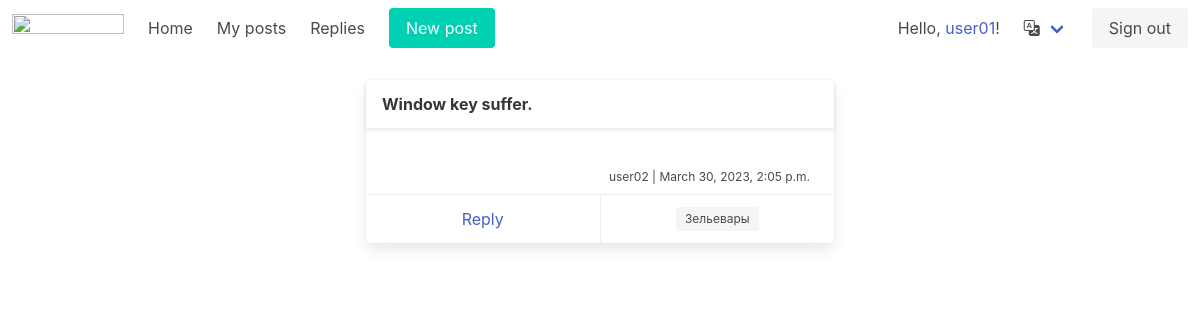
The app's page /post/1/ (signed in) with its own data.
### users/models.py (models this page shows, shortened)
class User(AbstractUser):
    activated = models.BooleanField(default=False)
    subscriber = models.BooleanField(default=False)

### boardapp/models.py (models this page shows, shortened)
class Post(models.Model):
    author = models.ForeignKey(settings.AUTH_USER_MODEL, on_delete=models.CASCADE, verbose_name=_('Name'))
    title = models.CharField(max_length=255, verbose_name=_('Title'))
    text = tinymce_models.HTMLField(verbose_name=_('Text'))
    category = models.ForeignKey(Category, on_delete=models.RESTRICT, verbose_name=_('Category'))
    date = models.DateTimeField(auto_now_add=True, verbose_name=_('Date'))
    archived = models.BooleanField(default=False, verbose_name=_('Archived'))
    class Meta:
        verbose_name = _('Post')
        verbose_name_plural = _('Posts')

class Category(models.Model):
    name = models.CharField(max_length=50, unique=True, verbose_name=_('Name'))
    def __str__(self):
        return f'{self.name}'
    class Meta:
        verbose_name = _('Category')
        verbose_name_plural = _('Сategories')

### boardapp/views.py (the view)
# urls.py: path('post/<int:pk>/', PostDetailView.as_view(), name='post_detail'),
class PostDetailView(DetailView):
    model = Post
    template_name = 'post_detail.html'

### boardapp/templatetags/custom_filters.py (called while the page is built)
@register.simple_tag(takes_context=True)
def url_replace(context, **kwargs):
    _dict = context['request'].GET.copy()
    for key, value in kwargs.items():
        _dict[key] = value
    return _dict.urlencode()

### templates/post_detail.html (shortened to what this page needs)
{% extends 'base/base.html' %}
{% block content %}
<br>
<div class="columns is-centered">
    <div class="column is-half">
        {% include 'post_card.html' %}
    </div>
</div>
{% endblock content %}

### templates/base/navbar.html (shortened to what this page needs)
{% load i18n %}
<nav class="navbar" role="navigation" aria-label="main navigation">
  <div class="navbar-brand">
    <a class="navbar-item" href="https://bulma.io">
      <img src="https://bulma.io/images/bulma-logo.png" width="112" height="28">
    </a>
  </div>
  <div id="navbarBasicExample" class="navbar-menu">
    <div class="navbar-start">
      <a href="{% url 'home' %}" class="navbar-item">
        {% trans "Home" %}
      </a>
      {% if user.is_authenticated %}
      <a href="{% url 'user_posts' %}" class="navbar-item">
        {% trans "My posts" %}</a>
      <a href="{% url 'replies' %}?accepted=false" class="navbar-item">
        {% trans "Replies" %}</a>
      {% endif %}
      <div class="navbar-item">
          <p class="control">
            <a class="button is-primary" href="{% url 'post_create' %}">
              <span>{% trans "New post" %}</span>
            </a>
          </p>
      </div>
      </div>
    <div class="navbar-end">
      {% if user.is_authenticated %}
      <p class="navbar-item">{% trans "Hello" %},&nbsp;<a href="{% url 'profile' %}">{{ user }}</a>!</p>
      {% endif %}
      <div class="navbar-item has-dropdown is-hoverable">
        <a class="navbar-link">
          <i class="bi bi-translate"></i>
        </a>
      </div>
      <div class="navbar-item">
        <div class="buttons">
          {% if not user.is_authenticated %}
          <a href="{% url 'signup' %}" class="button is-primary"><strong>{% trans "Sign up" %}</strong></a>
          <a href="{% url 'login' %}" class="button is-light">{% trans "Sign in" %}</a>
          {% else %}
          <a href="{% url 'logout' %}" class="button is-light">{% trans "Sign out" %}</a>
          {% endif %}
        </div>
      </div>
    </div>
  </div>
</nav>

### templates/post_card.html (shortened to what this page needs)
{% load i18n %}
{% load custom_filters %}
<div class="card mb-5">
  <header class="card-header">
    <p class="card-header-title">{{ post.title }}</p>
  </header>
  <div class="card-content pb-2">
    <div class="content">
      <p class="has-text-right is-size-7">{{ post.author }} | {{ post.date }}</p>
    </div>
  </div>
  <footer class="card-footer">
    {% block card-action %}
    {% if post.author == user %}
    <a href="{% url 'replies' %}?post={{ post.pk }}" class="card-footer-item">{% trans "Replies" %}</a>
    {% if not post.archived %}
    <a href="{% url 'post_edit' pk=post.pk %}" class="card-footer-item">{% trans "Edit" %}</a>
    {% else %}
    <p class="card-footer-item">
      <span class="tag">{% trans "Archived" %}</span>
    </p>
    {% endif %}
    <a href="{% url 'post_delete' pk=post.pk %}" class="card-footer-item">{% trans "Delete" %}</a>
    {% else %}
    <a href="{% url 'reply_create' post=post.pk %}" class="card-footer-item">
      {% trans "Reply" context "button" %}</a>
    {% endif %}
    <a href="?{% url_replace category=post.category.pk %}" class="card-footer-item">
      <span class="tag">{{ post.category }}</span>
    </a>
    {% endblock card-action %}
  </footer>
</div>

### records on screen
User: username "user01"
Post: title "Window key suffer.", author "user02", date "March 30, 2023, 2:05 p.m.", category "Зельевары"
